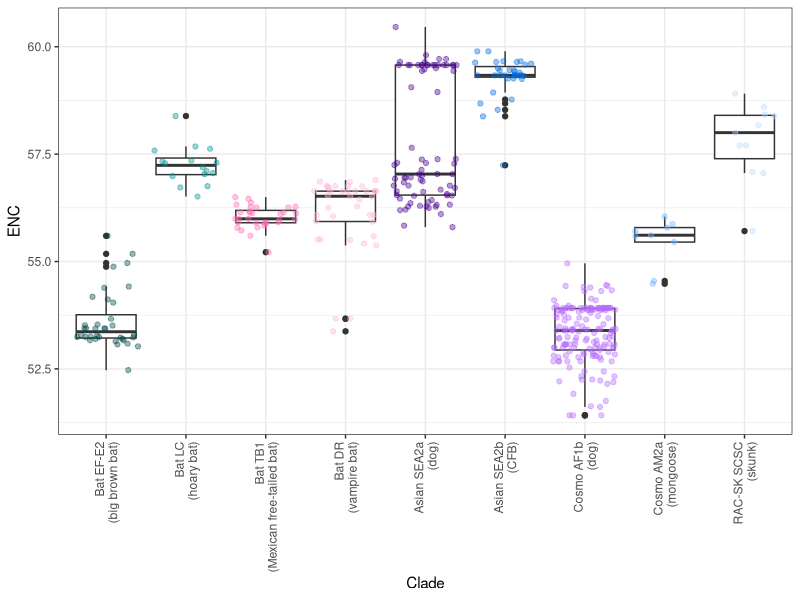

R code for this plot:
library("readxl")
df = as.data.frame(read_excel("Codon_usage_N.xlsx"))
for(i in 3:ncol(df)){
  colnames(df)[i] = paste0(as.character(df[1,i]),"_",colnames(df)[i])
}
colnames(df)[2] = "Accession no."
df = df[2:nrow(df),]

F_function = function(codons){
  n = sum(codons)
  pis = (codons/n)^2
  f = (n*sum(pis)-1)/(n-1)
  return(f)
}

df$ENC = NA
for(k in 1:nrow(df)){
  F_codons = as.numeric(df[k,3:4])
  L_codons = as.numeric(df[k,5:10])
  I_codons = as.numeric(df[k,11:13])
  V_codons = as.numeric(df[k,14:17])
  S_codons = as.numeric(df[k,18:23])
  P_codons = as.numeric(df[k,24:27])
  T_codons = as.numeric(df[k,28:31])
  A_codons = as.numeric(df[k,32:35])
  Y_codons = as.numeric(df[k,36:37])
  H_codons = as.numeric(df[k,38:39])
  Q_codons = as.numeric(df[k,40:41])
  N_codons = as.numeric(df[k,42:43])
  K_codons = as.numeric(df[k,44:45])
  D_codons = as.numeric(df[k,46:47])
  E_codons = as.numeric(df[k,48:49])
  C_codons = as.numeric(df[k,50:51])
  R_codons = as.numeric(df[k,52:57])
  G_codons = as.numeric(df[k,58:61])
  
  #F2 = C, D, E, F, H, K, N, Q, Y
  #F3 = I
  #F4 = A, G, P, T, V
  #F6 = R, L, S
  
  F2s = c(F_function(C_codons), F_function(D_codons), F_function(E_codons), F_function(F_codons),
          F_function(H_codons), F_function(K_codons), F_function(N_codons), F_function(Q_codons),
          F_function(Y_codons))
  F3s = c(F_function(I_codons))
  F4s = c(F_function(A_codons), F_function(G_codons), F_function(P_codons), F_function(T_codons),
          F_function(V_codons))
  F6s = c(F_function(L_codons), F_function(S_codons), F_function(R_codons))

  ENC = 2 + (9/mean(F2s)) + (1/mean(F3s) + (5/mean(F4s)) + (3/mean(F6s)))
  df$ENC[k] = ENC
}

df$Host = factor(df$Host, c("Big brown bat", "Hoary bat", "Free-tailed bat",
                              "Vampire bat", "Dog (SEA2a)", "Chinese ferret badger",
                              "Dog (AF1b)", "Mongoose", "Skunk"))


library(ggplot2)
ggplot(data = df, aes(x = Host, y = ENC))+
  geom_boxplot()+ 
  geom_jitter(aes(color = Host), alpha  = 0.4, 
              width = 0.4, height = 0) + theme_bw()+
  theme(axis.text.x = element_text(angle = 90, vjust = 0.5, hjust=1),
        legend.position = "none")+ 
  xlab("Clade") +
  scale_color_manual(values = c("#004949","#009292","#ff6db6","#ffb6db",
                                "#490092","#006ddb","#b66dff","#6db6ff","#b6dbff",
                                "#920000","#924900"), name = "Clade", guide = guide_legend(),
                     labels = c("Bat EF-E2\n(big brown bat)",
                                "Bat LC\n(hoary bat)",
                                "Bat TB1\n(Mexican free-tailed bat)",
                                "Bat DR\n(vampire bat)",
                                "Asian SEA2a\n(dog)",
                                "Asian SEA2b\n(CFB)",
                                "Cosmo AF1b\n(dog)",
                                "Cosmo AM2a\n(mongoose)",
                                "RAC-SK SCSC\n(skunk)"
                     )) +
  scale_x_discrete(labels = c("Bat EF-E2\n(big brown bat)",
                              "Bat LC\n(hoary bat)",
                              "Bat TB1\n(Mexican free-tailed bat)",
                              "Bat DR\n(vampire bat)",
                              "Asian SEA2a\n(dog)",
                              "Asian SEA2b\n(CFB)",
                              "Cosmo AF1b\n(dog)",
                              "Cosmo AM2a\n(mongoose)",
                              "RAC-SK SCSC\n(skunk)"
  ))
